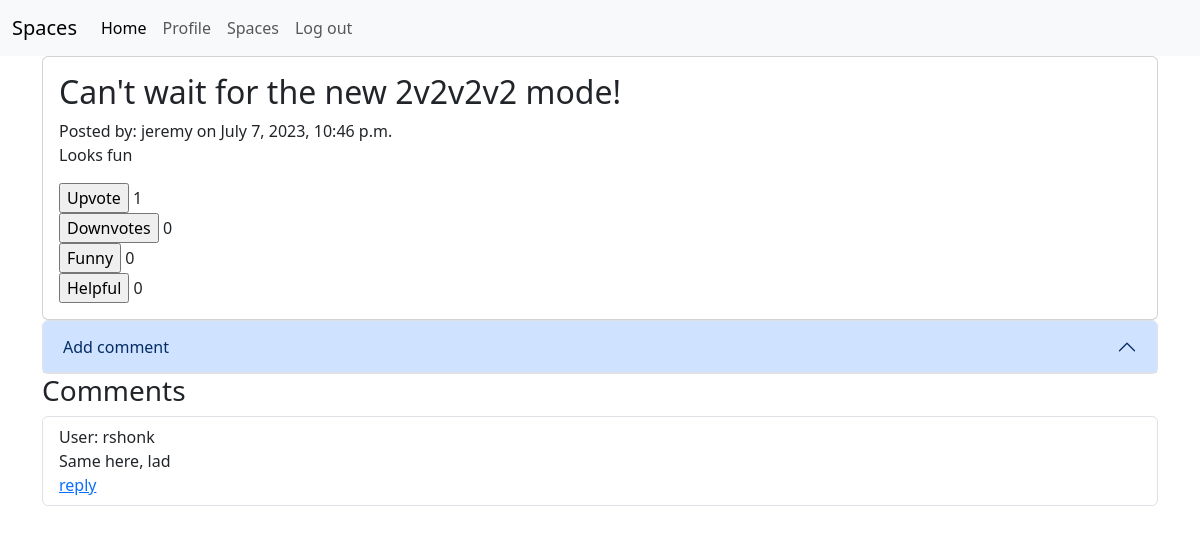
/space/league of legends/comments/Can't wait for the new 2v2v2v2 mode!/, run on the app's committed database.
### main/models.py (models this page shows, shortened)
class Post(models.Model):
    user = models.ForeignKey(User, on_delete=models.CASCADE)
    title = models.CharField(max_length=50)
    spacename = models.CharField(max_length=25)
    url = models.CharField(max_length=200, default="", blank=True)
    body = models.CharField(max_length=1000, default="")
    upvotes = models.IntegerField(default=0)
    downvotes = models.IntegerField(default=0)
    helpful = models.IntegerField(default=0)
    funny = models.IntegerField(default=0)
    date_published = models.DateTimeField(default=datetime.datetime.now(), blank=True)

class Comment(models.Model):
    post = models.ForeignKey(Post, on_delete=models.CASCADE)
    comment = models.CharField(max_length=1000)
    parent_comment = models.CharField(max_length=1000, default="", blank=True)
    username = models.CharField(max_length=12)
    upvotes = models.IntegerField(default=0)
    downvotes = models.IntegerField(default=0)
    helpful = models.IntegerField(default=0)
    funny = models.IntegerField(default=0)
    date_published = models.DateTimeField(default=datetime.datetime.now(), blank=True)

### main/views.py (the view)
# urls.py: path('space/<str:spacename>/comments/<str:post_title>/', views.post_comments, name='post_comments'),
def post_comments(request, spacename, post_title):
    if request.method == 'POST':
        comment = request.POST['comment']
        username = request.user
        post_info = Post.objects.get(title=post_title)
        post_info.comment_set.create(comment=comment, username=username)
        return redirect('main:post_comments', spacename, post_title)
    post_info = Post.objects.get(title=post_title)
    comments = post_info.comment_set.all()
    comment_form = CommentForm()
    return render(request, 'main/comment.html', {'post_info': post_info, 'comments': comments,
                                                 'comment_form': comment_form})

### main/forms.py
class CommentForm(ModelForm):
    class Meta:
        model = Comment
        fields = ['comment']

### main/templates/main/comment.html (shortened to what this page needs)
{% extends "./loggedin_base.html" %}
    {% load bootstrap5 %}
{% block content %}
<div class="card">
  <div class="card-body">
    <h2>{{ post_info.title }}</h2>
    Posted by: {{ post_info.user }} on {{ post_info.date_published }}<br>
    <p>{{ post_info.body }}</p>
    <form method="POST" action="{% url 'main:upvote' post_info.title %}">
        <input type="submit" value="Upvote"> {{ post_info.upvotes }}
    </form>
    <form method="POST" action="{% url 'main:downvote' post_info.title %}">
        <input type="submit" value="Downvotes"> {{ post_info.downvotes }}
    </form>
    <form method="POST" action="{% url 'main:funny' post_info.title %}">
        <input type="submit" value="Funny"> {{ post_info.funny }}
    </form>
    <form method="POST" action="{% url 'main:helpful' post_info.title %}">
        <input type="submit" value="Helpful"> {{ post_info.helpful }}
    </form>
  </div>
</div>
<div class="accordion">
    <div class="accordion-item">
        <h2 class="accordion-header">
          <button class="accordion-button" type="button" data-bs-toggle="collapse" data-bs-target="#collapseOne" aria-expanded="true" aria-controls="collapseOne">
            Add comment
          </button>
        </h2>
  </div>
</div>
<h3>Comments</h3>
<ul class="list-group">
{% for comment in comments %}
    <li class="list-group-item">
        User: {{ comment.username }}<br>
        {{ comment.comment }}<br>
        <a href="">reply</a><br>
    </li>
{% endfor %}
</ul>
{% endblock %}

### data on the page
Post: title "Can't wait for the new 2v2v2v2 mode!", user "jeremy", date_published "July 7, 2023, 10:46 p.m.", body "Looks fun", upvotes "1", downvotes "0", funny "0", helpful "0"
Comment: username "rshonk", comment "Same here, lad"
